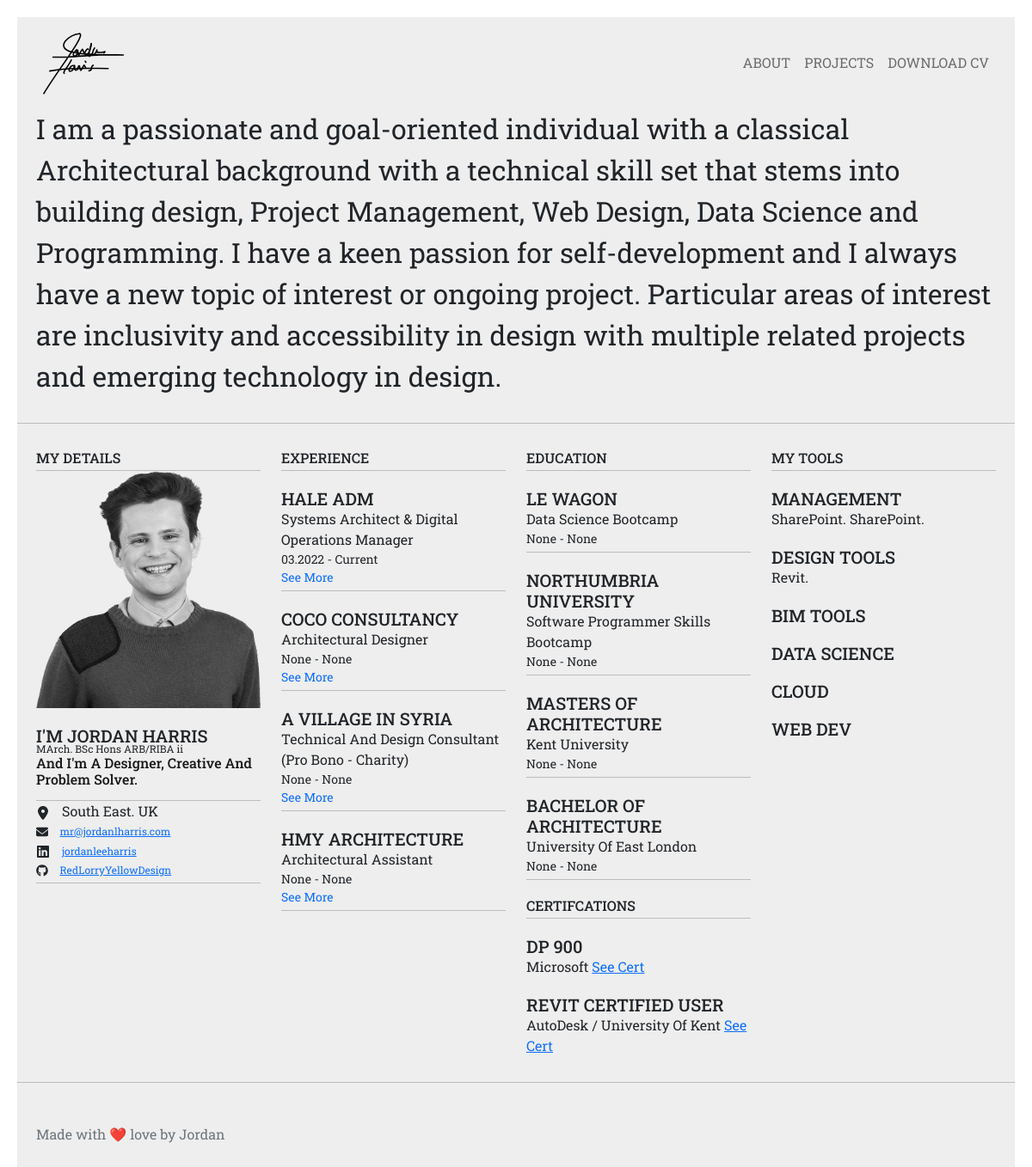
The page / on the database its author committed.
### admin/models.py (models this page shows, shortened)
class Navigation(db.Model):
    id = db.Column(db.Integer, primary_key=True)
    title = db.Column(db.String(80), unique=True)
    link = db.Column(db.String(64))
    download = db.Column(db.String(64), nullable=False)
    open_new_tab = db.Column(db.String(64), nullable=False)

class MyInfo(db.Model):
    id = db.Column(db.Integer, primary_key=True)
    name = db.Column(db.String(80), unique=True)
    born = db.Column(db.Integer, unique=True)
    tag_line = db.Column(db.String(80), unique=True)
    phone = db.Column(db.String(80), unique=True)
    email = db.Column(db.String(120))
    linkedin = db.Column(db.String(64))
    linkedin_username = db.Column(db.String(64))
    github = db.Column(db.String(64))
    github_username = db.Column(db.String(64))
    my_bio = db.Column(db.Text, nullable=True)
    my_overview = db.Column(db.Text, nullable=True)
    more_indepth = db.Column(db.Text, nullable=True)
    path = db.Column(db.Unicode(128))
    titles = db.Column(db.Unicode(128))
    tagline = db.Column(db.Unicode(128))
    my_location = db.Column(db.Unicode(128))

class Employment(db.Model):
    id = db.Column(db.Integer, primary_key=True)
    employer = db.Column(db.String(100), unique=False, nullable=True)
    role = db.Column(db.String(500), unique=False, nullable=True)
    role_bio = db.Column(db.Text, nullable=True)
    company_link =  db.Column(db.String(500), unique=False, nullable=True)
    key_points = db.Column(db.Text, nullable=True)
    date_started  = db.Column(db.Unicode(128))
    date_finished  = db.Column(db.Unicode(128))
    path = db.Column(db.Unicode(128))
    target = db.Column(db.Unicode(128))
    skills_used = db.relationship('Skills', secondary=skills_tag)

class Education(db.Model):
    id = db.Column(db.Integer, primary_key=True)
    school = db.Column(db.String(100), unique=False, nullable=True)
    course = db.Column(db.String(500), unique=False, nullable=True)
    role_bio = db.Column(db.Text, nullable=True)
    key_points = db.Column(db.Text, nullable=True)
    year_of_study = db.Column(db.Integer, nullable=True)
    year_of_start = db.Column(db.Integer, nullable=True)

class Certifications(db.Model):
    id = db.Column(db.Integer, primary_key=True)
    cert_name = db.Column(db.String(100), unique=False, nullable=False)
    year_of_start = db.Column(db.String(100), unique=False, nullable=True)
    year_of_finish = db.Column(db.String(100), unique=False, nullable=True)
    cert_link = db.Column(db.String(100), unique=False, nullable=True)
    cert_provider = db.Column(db.String(100), unique=False, nullable=True)

class Skills(db.Model):
    id = db.Column(db.Integer, primary_key=True)
    catagory = db.Column(db.String(100), unique=False, nullable=True)
    skill = db.Column(db.String(500), unique=False, nullable=True)
    skill_image = db.Column(db.Unicode(128))
    employment_id = db.Column(db.Integer, db.ForeignKey("employment.id"))

### admin/main.py (the view)
@app.route('/', methods=('GET', 'POST'))
def index():
    myinfo = MyInfo
    education = Education
    employment = Employment
    certifications = Certifications
    projects = Projects
    navigation = Navigation
    skills = Skills
    return render_template('index_test.html',
                            myinfo = myinfo.query.all(),
                            education = education.query.all(),
                            employment = employment.query.all(),
                            projects = projects.query.all(),
                            certifications = certifications.query.all(),
                            navigation = navigation.query.all(),
                            skills = skills.query.all(),
                            BIM_Tools = skills.query.filter_by(catagory = 'BIM Tools').all(),
                            Design_Tools = skills.query.filter_by(catagory = 'Design Tools').all(),
                            Management_Tools = skills.query.filter_by(catagory = 'Management').all(),
                            Data_Science_Tools = skills.query.filter_by(catagory = 'Data Science').all(),
                            Cloud_Tools = skills.query.filter_by(catagory = 'Cloud').all(),
                            Web_Dev_Tools = skills.query.filter_by(catagory = 'Web Dev').all(),
                            )

### admin/templates/index_test.html (shortened to what this page needs)
{% extends 'base.html' %} {% block body %}
<body style="--bs-light: #f4dbaa; --bs-light-rgb: 244, 219, 170; --bs-body-color: #212529; --bs-body-bg: #eeeeee; font-family: 'Roboto Slab', serif; min-height: 100vh; height: auto; border: 20px solid rgb(255, 255, 255);">
    <nav class="navbar navbar-light navbar-expand-md sticky-top bg-light d-flex flex-row" style="--bs-light: #eeeeee; --bs-light-rgb: 238, 238, 238;">
        <div class="container">
            <a class="navbar-brand d-flex align-items-center" href="#"><img src="{{ url_for('static', filename='/img/JH-SIG.svg') }}" style="height: 80px; width: auto;" width="10sw" /></a>
            <div class="collapse navbar-collapse" id="navcol-2">
                <ul class="navbar-nav ms-auto">
                    {% for navigation in navigation %}
                    <li class="nav-item">
                        <a class="nav-link" href="{{navigation.link}}" {% if navigation.open_new_tab is true %}target="_blank"{% endif %}>{{navigation.title}}</a>
                    </li>
                    {% endfor %}
                </ul>
            </div>
        </div>
    </nav>
    {% for myinfo in myinfo %}
    <div class="container">
        <div class="row">
            <div class="col-md-12">
                <span class="fs-2">{{myinfo.my_bio}}</span>
            </div>
        </div>
    </div>
    <hr style="margin-top: 30px; margin-bottom: 30px;" />
    <div class="container">
        <div class="row row-cols-1 row-cols-sm-2 row-cols-md-3 row-cols-lg-4 row-cols-xl-4 row-cols-xxl-4">
            <div class="col">
                <ul class="list-group">
                    <li class="list-group-item border-0 d-flex flex-column" style="background: rgba(255, 255, 255, 0); padding: 0px;">
                        <h6 class="text-uppercase" style="margin: 0px;">my details</h6>
                        <hr style="margin-top: 5px; margin-bottom: 0px;" />
                        <img src="{{ url_for('static', filename = myinfo.path) }}" />
                        <h5 class="text-uppercase" style="margin: 0px; margin-top: 20px;">
                            I'm {{myinfo.name}}
                        </h5>
                        <sub>{{myinfo.titles}}</sub>
                        <h6 class="text-capitalize" style="margin: 0px; margin-top: 10px; margin-bottom: 10px;">
                            <span style="color: rgba(0, 0, 0, 0.9);">{{myinfo.tagline}}</span>
                        </h6>
                        <hr style="margin-top: 5px; margin-bottom: 0px;" />
                        <div>
                            <span class="text-capitalize" style="padding-left: 10px;">{{myinfo.my_location}}</span>
                        </div>
                        <div style="font-size: 14px;">
                            <a href="mailto:{{myinfo.email}}" rel="external" style="padding: 10px; font-size: 12px;">{{myinfo.email}}</a>
                        </div>
                        <div>
                            <a href="{{myinfo.linkedin}}" rel="external" style="padding: 10px; font-size: 12px;" target="_blank">{{myinfo.linkedin_username}}</a>
                        </div>
                        <div style="font-size: 14px;">
                            <a href="{{myinfo.github}}" rel="external" style="padding: 10px; font-size: 12px;" target="_blank">{{myinfo.github_username}}</a>
                        </div>
                    </li>
                </ul>
                <hr style="margin-top: 5px; margin-bottom: 0px;" />
            </div>
            <div class="col">
                <h6 class="text-uppercase" style="margin: 0px;">EXPERIENCE</h6>
                <hr style="margin-top: 5px; margin-bottom: 0px;" />
                <ul class="list-group">
                    {% endfor %} {% for employment in employment %}
                    <li class="list-group-item border-0 d-flex flex-column" style="background: rgba(255, 255, 255, 0); padding: 0px; margin-top: 20px;">
                        <h5 class="text-uppercase" style="margin: 0px;">{{employment.employer}}</h5>
                        <span class="text-capitalize">{{employment.role}}</span><small>{{employment.date_started}} - {{employment.date_finished}}</small>
                        <button
                            class="btn btn-primary link-primary d-md-flex justify-content-md-start"
                            data-bs-target="#{{employment.target}}"
                            data-bs-toggle="offcanvas"
                            style="width: 100%; background: rgba(0, 0, 0, 0); border-radius: 0px; padding: 0px; border-style: hidden; font-size: 14px;"
                            type="button"
                        >
                            See More
                        </button>
                        <hr style="margin-top: 5px; margin-bottom: 0px;" />
                        {% endfor %}
                    </li>
                </ul>
            </div>
            <div class="col">
                <h6 class="text-uppercase" style="margin: 0px;">EDUCATION</h6>
                <hr style="margin-top: 5px; margin-bottom: 0px;" />
                <ul class="list-group">
                    {% for education in education %}
                    <li class="list-group-item border-0 d-flex flex-column" style="background: rgba(255, 255, 255, 0); padding: 0px; margin-top: 20px;">
                        <h5 class="text-uppercase" style="margin: 0px;">{{education.school}}</h5>
                        <span class="text-capitalize">{{education.course}}</span><small>{{education.year_of_start}} - {{education.year_of_study}}</small>
                        <hr style="margin-top: 5px; margin-bottom: 0px;" />
                    </li>
                    {% endfor %}
                </ul>
                <h6 class="text-uppercase" style="margin: 0px; margin-top: 20px;">
                    certifcations
                </h6>
                <hr style="margin-top: 5px; margin-bottom: 0px;" />
                <ul class="list-group">
                    {% for certifications in certifications %}
                    <li class="list-group-item border-0 d-flex flex-column" style="background: rgba(255, 255, 255, 0); padding: 0px; margin-top: 20px;">
                        <h5 class="text-uppercase" style="margin: 0px;">
                            {{certifications.cert_name}}
                        </h5>
                        <span class="text-capitalize">{{certifications.cert_provider}} <a href="{{certifications.cert_link}}">see cert</a> </span>
                    </li>
                    {% endfor %}
                </ul>
            </div>
            <div class="col">
                <h6 class="text-uppercase" style="margin: 0px;">My Tools</h6>
                <hr style="margin-top: 5px; margin-bottom: 0px;" />
                <ul class="list-group">
                    <li class="list-group-item border-0 d-flex flex-column" style="background: rgba(255, 255, 255, 0); padding: 0px;">
                        <h5 class="text-uppercase" style="margin: 0px; margin-top: 20px;">
                            Management
                        </h5>
                        <span>
                            {% for Management_Tools in Management_Tools %} {{Management_Tools.skill}}. {% endfor %}
                        </span>
                    </li>
                    <li class="list-group-item border-0 d-flex flex-column" style="background: rgba(255, 255, 255, 0); padding: 0px;">
                        <h5 class="text-uppercase" style="margin: 0px; margin-top: 20px;">
                            Design Tools
                        </h5>
                        <span>
                            {% for Design_Tools in Design_Tools %} {{Design_Tools.skill}}. {% endfor %}
                        </span>
                    </li>
                    <li class="list-group-item border-0 d-flex flex-column" style="background: rgba(255, 255, 255, 0); padding: 0px;">
                        <h5 class="text-uppercase" style="margin: 0px; margin-top: 20px;">
                            BIM Tools
                        </h5>
                    </li>
                    <li class="list-group-item border-0 d-flex flex-column" style="background: rgba(255, 255, 255, 0); padding: 0px;">
                        <h5 class="text-uppercase" style="margin: 0px; margin-top: 20px;">
                            Data Science
                        </h5>
                    </li>
                    <li class="list-group-item border-0 d-flex flex-column" style="background: rgba(255, 255, 255, 0); padding: 0px;">
                        <h5 class="text-uppercase" style="margin: 0px; margin-top: 20px;">
                            Cloud
                        </h5>
                    </li>
                    <li class="list-group-item border-0 d-flex flex-column" style="background: rgba(255, 255, 255, 0); padding: 0px;">
                        <h5 class="text-uppercase" style="margin: 0px; margin-top: 20px;">
                            Web Dev
                        </h5>
                    </li>
                </ul>
            </div>
        </div>
    </div>
    <hr style="margin-top: 30px;" />
    <footer class="text-center d-lg-flex py-4 bottom-0" position="absolute" style="position: relative;">
        <div class="container">
            <div class="row row-cols-1 row-cols-lg-3">
                <div class="col">
                    <p class="text-muted d-xl-flex justify-content-xl-start my-2">
                        Made with ❤️ love by Jordan
                    </p>
                </div>
            </div>
        </div>
    </footer>
</body>
{% endblock %}

### admin/templates/base.html (shortened to what this page needs)
<!DOCTYPE html>
<html lang="en">
  <head>
    <link
      href="{{ url_for('static', filename='/bootstrap/css/bootstrap.min.css') }}"
      rel="stylesheet"
    />
    <link
      href="{{ url_for('static', filename='/css/Lightbox-Gallery-baguetteBox.min.css') }}"
      rel="stylesheet"
    />
    <link
      href="{{ url_for('static', filename='/css/Navbar-Right-Links-icons.css') }}"
      rel="stylesheet"
    />
    <link
      href="{{ url_for('static', filename='/css/Team-images.css') }}"
      rel="stylesheet"
    />
  </head>
{% block body %}
{% endblock %}
</html>

### rows shown on the page
Navigation: title "ABOUT"
Navigation: title "PROJECTS"
Navigation: title "DOWNLOAD CV"
MyInfo: my_bio "I am a passionate and goal-oriented individual with a classical Architectural background with a technical skill set that stems into building design, Project Management, Web Design, Data Science and Programming. I have a keen passion for self-development and I always have a new topic of interest or ongoing project. Particular areas of interest are inclusivity and accessibility in design with multiple related projects and emerging technology in design.", path (picture), name "JORDAN HARRIS", titles "MArch. BSc Hons ARB/RIBA ii", tagline "And I'm A Designer, Creative And Problem Solver.", my_location "South East. UK", email "mr@jordanlharris.com", linkedin_username "jordanleeharris", github_username "RedLorryYellowDesign"
Employment: employer "HALE ADM", role "Systems Architect & Digital Operations Manager", date_started "03.2022", date_finished "Current"
Employment: employer "COCO CONSULTANCY", role "Architectural Designer", date_started "None", date_finished "None"
Employment: employer "A VILLAGE IN SYRIA", role "Technical And Design Consultant (Pro Bono - Charity)", date_started "None", date_finished "None"
Employment: employer "HMY ARCHITECTURE", role "Architectural Assistant", date_started "None", date_finished "None"
Education: school "LE WAGON", course "Data Science Bootcamp", year_of_start "None", year_of_study "None"
Education: school "NORTHUMBRIA UNIVERSITY", course "Software Programmer Skills Bootcamp", year_of_start "None", year_of_study "None"
Education: school "MASTERS OF ARCHITECTURE", course "Kent University", year_of_start "None", year_of_study "None"
Education: school "BACHELOR OF ARCHITECTURE", course "University Of East London", year_of_start "None", year_of_study "None"
Certifications: cert_name "DP 900", cert_provider "Microsoft"
Certifications: cert_name "REVIT CERTIFIED USER", cert_provider "AutoDesk / University Of Kent"
Skills: skill "SharePoint"
Skills: skill "SharePoint"
Skills: skill "Revit"
